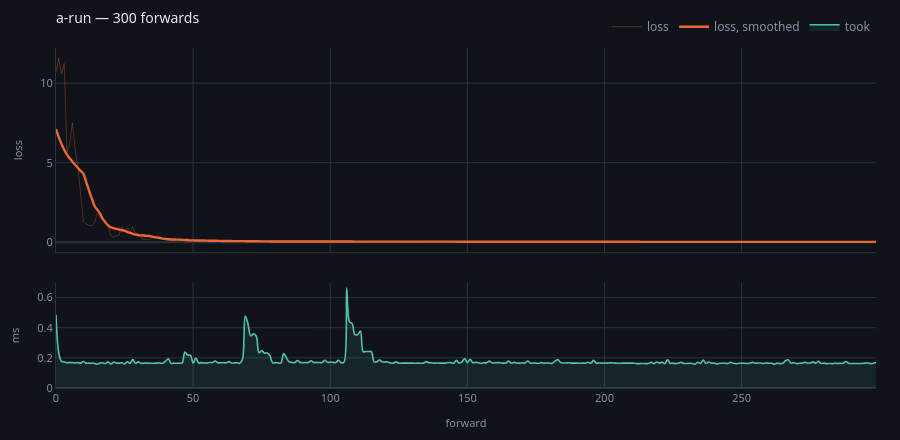

Notebook source saved alongside this figure:
### Code cell
progress(store, run="a-run")

### Figure 1 — Plotly figure (JSON) as saved in the notebook; plotly's stock layout.template omitted (floating-point values rounded to 4 significant figures; data arrays with more than 128 entries replaced by an {"elided": "..."} marker saying what was removed)
{"data": [{"hovertemplate": "forward %{x}<br>loss %{y:.4g}<extra></extra>", "line": {"color": "#eb6834", "width": 1}, "mode": "lines", "name": "loss", "opacity": 0.32, "type": "scatter", "x": {"elided": "300 int values"}, "xaxis": "x", "y": {"elided": "300 float values"}, "yaxis": "y"}, {"hovertemplate": "forward %{x}<br>mean %{y:.4g}<extra></extra>", "line": {"color": "#eb6834", "shape": "spline", "width": 2.4}, "mode": "lines", "name": "loss, smoothed", "type": "scatter", "x": {"elided": "300 int values"}, "xaxis": "x", "y": {"elided": "300 float values"}, "yaxis": "y"}, {"fill": "tozeroy", "fillcolor": "rgba(79,195,176,0.10)", "hovertemplate": "forward %{x}<br>%{y:.1f} ms<extra></extra>", "line": {"color": "#4fc3b0", "shape": "spline", "width": 1.6}, "mode": "lines", "name": "took", "type": "scatter", "x": {"elided": "300 int values"}, "xaxis": "x2", "y": {"elided": "300 float values"}, "yaxis": "y2"}, {"hovertemplate": "forward %{x} broke<extra></extra>", "marker": {"color": "#ef5f6b", "size": 9, "symbol": "x"}, "mode": "markers", "name": "broke", "showlegend": false, "type": "scatter", "x": [], "xaxis": "x", "y": [], "yaxis": "y"}], "layout": {"font": {"color": "#e7e9ef", "family": "system-ui, -apple-system, Segoe UI, Roboto, sans-serif", "size": 12}, "height": 440, "hoverlabel": {"align": "left", "bgcolor": "#1a1e28", "bordercolor": "#2c3242", "font": {"color": "#e7e9ef", "family": "system-ui, -apple-system, Segoe UI, Roboto, sans-serif"}}, "hovermode": "x unified", "legend": {"bgcolor": "rgba(0,0,0,0)", "font": {"color": "#868ea3"}, "orientation": "h", "x": 1, "xanchor": "right", "y": 1.02, "yanchor": "bottom"}, "margin": {"b": 44, "l": 56, "r": 24, "t": 44}, "paper_bgcolor": "#101319", "plot_bgcolor": "#101319", "title": {"font": {"size": 14}, "text": "a-run — 300 forwards", "x": 0, "xanchor": "left", "xref": "paper", "y": 0.97, "yanchor": "top"}, "xaxis": {"anchor": "y", "domain": [0.0, 1.0], "gridcolor": "#2c3242", "linecolor": "#2c3242", "matches": "x2", "showticklabels": false, "tickfont": {"color": "#868ea3", "size": 11}, "title": {"font": {"color": "#868ea3", "size": 11}}, "zerolinecolor": "#2c3242"}, "xaxis2": {"anchor": "y2", "domain": [0.0, 1.0], "gridcolor": "#2c3242", "linecolor": "#2c3242", "tickfont": {"color": "#868ea3", "size": 11}, "title": {"font": {"color": "#868ea3", "size": 11}, "text": "forward"}, "zerolinecolor": "#2c3242"}, "yaxis": {"anchor": "x", "domain": [0.3994, 1.0], "gridcolor": "#2c3242", "linecolor": "#2c3242", "tickfont": {"color": "#868ea3", "size": 11}, "title": {"font": {"color": "#868ea3", "size": 11}, "text": "loss"}, "zerolinecolor": "#2c3242"}, "yaxis2": {"anchor": "x2", "domain": [0.0, 0.3094], "gridcolor": "#2c3242", "linecolor": "#2c3242", "rangemode": "tozero", "tickfont": {"color": "#868ea3", "size": 11}, "title": {"font": {"color": "#868ea3", "size": 11}, "text": "ms"}, "zerolinecolor": "#2c3242"}}}
